Frame 1 (no input): blank canvas, image omitted
Frame 60 (no input): blank canvas, image omitted
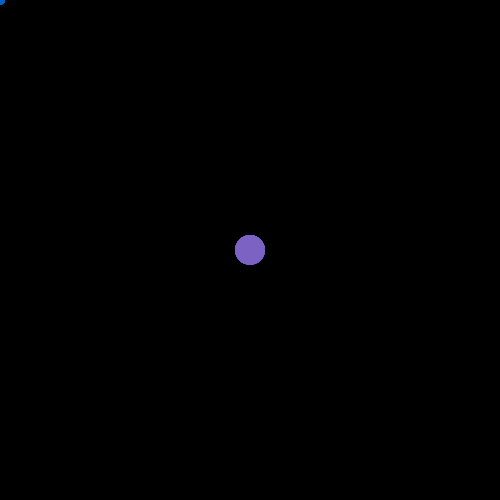
Frame 120 (the mouse pressed at the canvas centre since frame 60)

The p5.js sketch whose frames 1 and 60 were blank and that drew this single picture after the mouse press (run headless with seeded random() and noise() and a simulated clock; from frame 60 on, the mouse is pressed at the canvas centre):

// p5.js sketch
// ── sketch.js

function setup(){
 createCanvas(500,500); 
 background(0);
 noStroke();
}

function draw(){

let colorValue = map(mouseX, 0, width, 0, 255);
let sizeValue = map( mouseY,0, height, 10, 50);

fill(colorValue, 100, 200, 50);
 ellipse(mouseX, mouseY, sizeValue);

}
